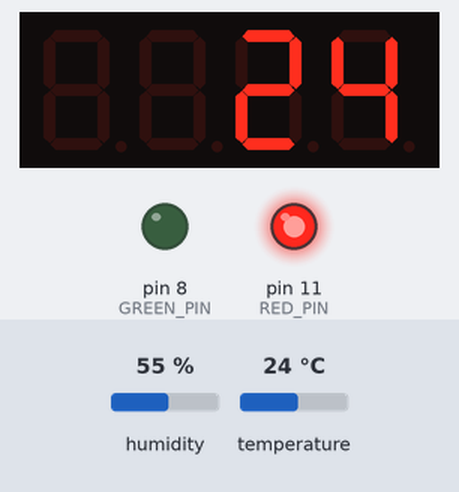
A sketch run on a simulated Arduino Uno, built with avr-gcc and run on an emulated ATmega328P. Shown: 4-digit seven-segment display, output pins drawn as LEDs (lit = HIGH). The inputs (shaded band) are chosen by the test bench; at power-on: temperature 24 °C, humidity 55 %. What the sketch prints to the serial monitor is not drawn.

Above: at 1.8 s.
1.9 s: temperature set to 20 °C
At 3.0 s:
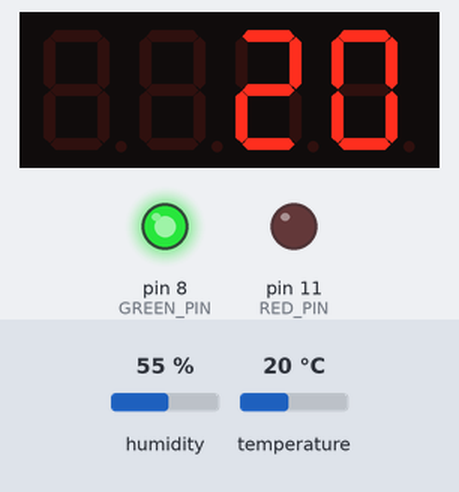
4.1 s: temperature set to 12 °C
At 5.8 s:
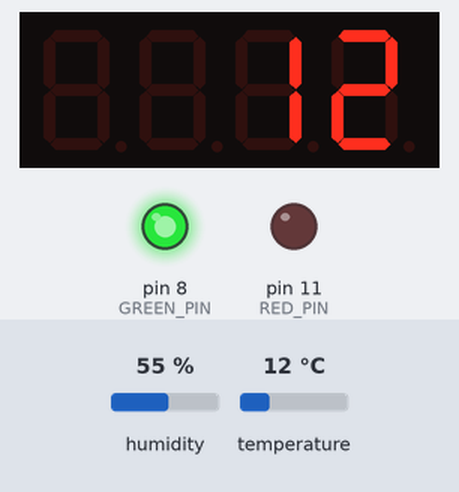
6.1 s: temperature set to 19 °C
At 7.5 s:
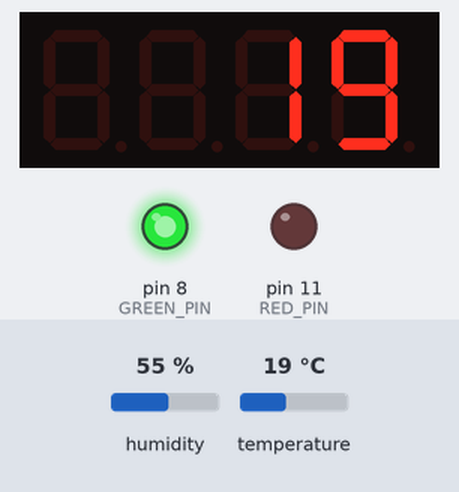
Timing chart, 0 to 9.1 s (numbered marks = the images above; inputs shaded):
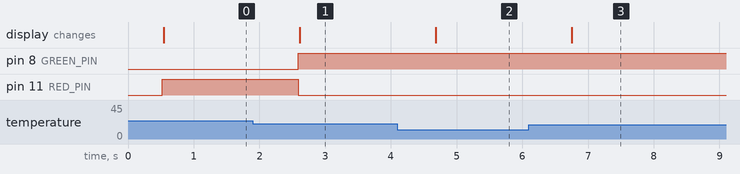

Measured:
- the behaviour switches between 22 and 21 °C on temperature (found by bisection; images 0 and 1)
- after the input at 1.9 s, pin 8 (GREEN_PIN): LOW → HIGH after 0.69 s; pin 11 (RED_PIN): HIGH → LOW after 0.69 s; the display: changes after 0.71 s (image 1)
- after the input at 4.1 s, the display: changes after 0.58 s (image 2)
- after the input at 6.1 s, the display: changes after 0.65 s (image 3)

The sketch:

Ejercicio3.ino
```cpp
#include <DHT11.h>
#include <TM1637Display.h>

#define DHTPIN 0

#define GREEN_PIN 8
#define RED_PIN 11

#define CLK_PIN 7
#define DIO_PIN 4

TM1637Display tm1637(CLK_PIN, DIO_PIN);

DHT11 dht11(DHTPIN);

void setup() {
  Serial.begin(9600);

  // Configuración de pines para LEDs y ajuste del brillo del display
  pinMode(GREEN_PIN, OUTPUT);
  pinMode(RED_PIN, OUTPUT);
  tm1637.setBrightness(7);
}

void loop() {
  // Lectura de temperatura del sensor DHT11
  float temp = dht11.readTemperature();

  // Impresión de la temperatura en el puerto serie
  Serial.print("Temperatura: ");
  Serial.print(temp);
  Serial.print("°C");

  // Control de LEDs basado en la temperatura
  if (temp < 22.0f) {
    digitalWrite(GREEN_PIN, HIGH);
    digitalWrite(RED_PIN, LOW);
  } else {
    digitalWrite(GREEN_PIN, LOW);
    digitalWrite(RED_PIN, HIGH);
  }

  // Mostrar la temperatura en el display de 7 segmentos
  tm1637.showNumberDec(temp);

  // Breve pausa
  delay(500);

  // Lectura de la humedad del sensor DHT11
  float hum = dht11.readHumidity();

  // Impresión de la humedad en el puerto serie
  Serial.print(", Humedad: ");
  Serial.print(hum);
  Serial.println("%");

  // Breve pausa antes de repetir el bucle
  delay(500);
}
```
